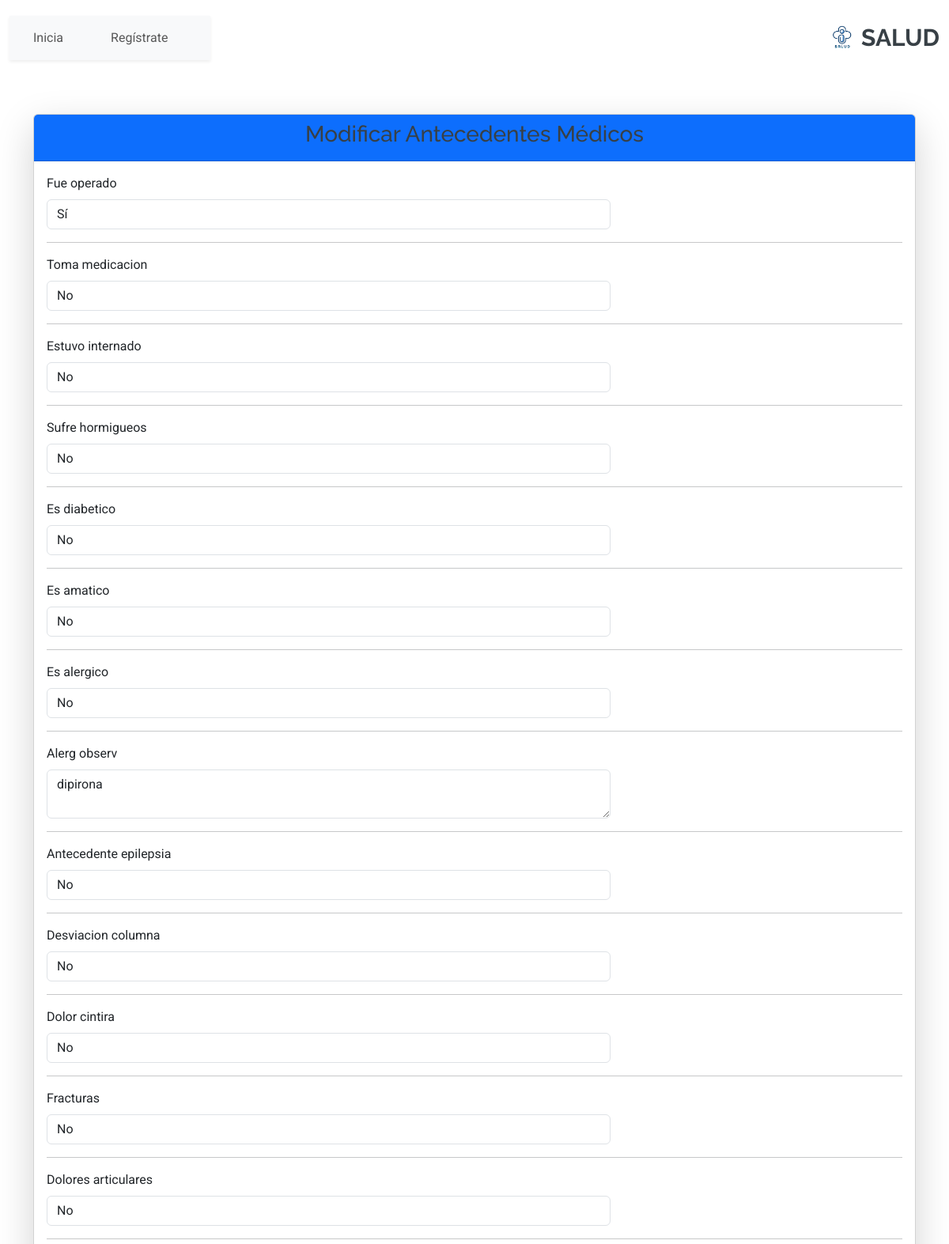
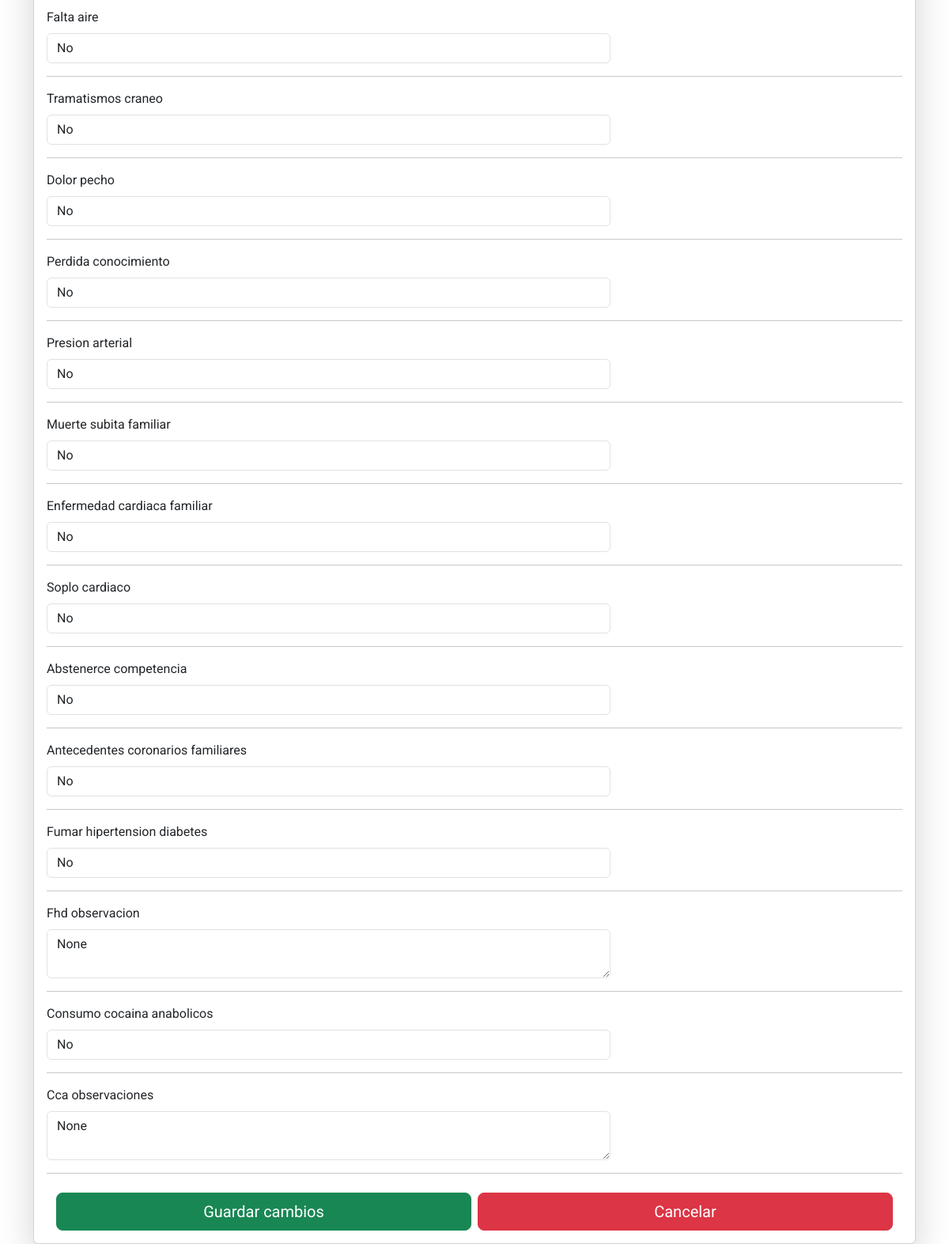
The app's page /registro-medico/modificar_antecedente/7/ with its own data (2 pictures, top to bottom).
### RegistroMedico/models.py (models this page shows)
class AntecedenteEnfermedades(models.Model):
    idantecedente_enfermedades = models.AutoField(primary_key=True)
    fue_operado = models.BooleanField(null=True, blank=True, default=None)
    toma_medicacion = models.BooleanField(null=True, blank=True, default=None)
    estuvo_internado = models.BooleanField(null=True, blank=True, default=None)
    sufre_hormigueos = models.BooleanField(null=True, blank=True, default=None)
    es_diabetico = models.BooleanField(null=True, blank=True, default=None)
    es_amatico = models.BooleanField(null=True, blank=True, default=None)  # 'asmático' corregido como 'es_amatico'
    es_alergico = models.BooleanField(null=True, blank=True, default=None)
    alerg_observ = models.CharField(max_length=100, null=True, blank=True, default=None)
    antecedente_epilepsia = models.BooleanField(null=True, blank=True, default=None)
    desviacion_columna = models.BooleanField(null=True, blank=True, default=None)
    dolor_cintira = models.BooleanField(null=True, blank=True, default=None)
    fracturas = models.BooleanField(null=True, blank=True, default=None)
    dolores_articulares = models.BooleanField(null=True, blank=True, default=None)
    falta_aire = models.BooleanField(null=True, blank=True, default=None)
    tramatismos_craneo = models.BooleanField(null=True, blank=True, default=None)
    dolor_pecho = models.BooleanField(null=True, blank=True, default=None)
    perdida_conocimiento = models.BooleanField(null=True, blank=True, default=None)
    presion_arterial = models.BooleanField(null=True, blank=True, default=None)
    muerte_subita_familiar = models.BooleanField(null=True, blank=True, default=None)
    enfermedad_cardiaca_familiar = models.BooleanField(null=True, blank=True, default=None)
    soplo_cardiaco = models.BooleanField(null=True, blank=True, default=None)
    abstenerce_competencia = models.BooleanField(null=True, blank=True, default=None)
    antecedentes_coronarios_familiares = models.BooleanField(null=True, blank=True, default=None)
    fumar_hipertension_diabetes = models.BooleanField(null=True, blank=True, default=None)
    fhd_observacion = models.CharField(max_length=100, null=True, blank=True, default=None)
    consumo_cocaina_anabolicos = models.BooleanField(null=True, blank=True, default=None)
    cca_observaciones = models.CharField(max_length=100, null=True, blank=True, default=None)
    idfichaMedica = models.OneToOneField('RegistroMedico', on_delete=models.CASCADE, unique=True)
    class Meta:
        db_table = 'antecedente_enfermedades'

### RegistroMedico/views.py (the view, shortened to what this page needs)
# urls.py: path('modificar_antecedente/<int:antecedente_id>/', ModificarAntecedenteView.as_view(), name='modificar_antecedente'),
class ModificarAntecedenteView(UpdateView):
    model = AntecedenteEnfermedades
    template_name = 'registro_medico/modificar_antecedentes.html'
    form_class = AntecedenteEnfermedadesForm  # Asegúrate de tener el formulario correspondiente
    def get_object(self, queryset=None):
        antecedente_id = self.kwargs.get('antecedente_id')
        return get_object_or_404(AntecedenteEnfermedades, pk=antecedente_id)

### RegistroMedico/templatetags/custom_filters.py (called while the page is built)
@register.filter(name='add_class')
def add_class(field, css_class):
    return field.as_widget(attrs={"class": css_class})

### RegistroMedico/templates/registro_medico/modificar_antecedentes.html (shortened to what this page needs)
{% extends 'core/base.html' %}
{% load custom_filters %}
{% block content %}
<div class="container mt-5">
    <div class="card shadow-lg">
        <div class="card-header bg-primary text-white text-center">
            <h3>Modificar Antecedentes Médicos</h3>
        </div>
        <div class="card-body">
            <form method="POST" class="needs-validation" novalidate>
                {% for field in form %}
                <div class="row mb-3">
                    <div class="col-md-8 col-12">
                        <label for="{{ field.id_for_label }}" class="form-label">{{ field.label }}</label>
                        {{ field|add_class:"form-control" }}
                    </div>
                </div>
                <hr>
                {% endfor %}
                <div class="container mt-4">
                    <div class="row text-center gx-2">
                        <div class="col">
                            <button type="submit" class="btn btn-success btn-lg w-100">Guardar cambios</button>
                        </div>
                        <div class="col">
                            <button href=""  class="btn btn-danger btn-lg w-100">Cancelar</button>
                        </div>
                    </div>
                </div>
            </form>
        </div>
    </div>
</div>
{% endblock %}

### core/static/core/css/main.css (style rules this page uses)
:root { --default-font: "Roboto", system-ui, -apple-system, "Segoe UI", Roboto, "Helvetica Neue", Arial, "Noto Sans", "Liberation Sans", sans-serif, "Apple Color Emoji", "Segoe UI Emoji", "Segoe UI Symbol", "Noto Color Emoji"; --heading-font: "Raleway", sans-serif; --nav-font: "Poppins", sans-serif; }
:root { --background-color: #ffffff; --default-color: #444444; --heading-color: #384046; --accent-color: #3498db; --surface-color: #ffffff; --contrast-color: #ffffff; }
:root { --nav-color: #444444; --nav-hover-color: #3498db; --nav-mobile-background-color: #ffffff; --nav-dropdown-background-color: #ffffff; --nav-dropdown-color: #444444; --nav-dropdown-hover-color: #3498db; }
:root { scroll-behavior: smooth; }
body { color: var(--default-color); background-color: var(--background-color); font-family: var(--default-font); }
h1, h2, h3, h4, h5, h6 { color: var(--heading-color); font-family: var(--heading-font); }

### records on screen
AntecedenteEnfermedades: form "Sí" "No" "No" "No" "No" "No" "No" "dipirona" "No" "No" "No" "No" "No" "No" "No" "No" "No" "No" "No" "No" "No" "No" "No" "No" "None" "No" "None"

### other values on screen
{{ field.label }} "Fue operado" "Toma medicacion" "Estuvo internado" "Sufre hormigueos" "Es diabetico" "Es amatico" "Es alergico" "Alerg observ" "Antecedente epilepsia" "Desviacion columna" "Dolor cintira" "Fracturas" "Dolores articulares" "Falta aire" "Tramatismos craneo" "Dolor pecho" "Perdida conocimiento" "Presion arterial" "Muerte subita familiar" "Enfermedad cardiaca familiar" "Soplo cardiaco" "Abstenerce competencia" "Antecedentes coronarios familiares" "Fumar hipertension diabetes" "Fhd observacion" "Consumo cocaina anabolicos" "Cca observaciones"
